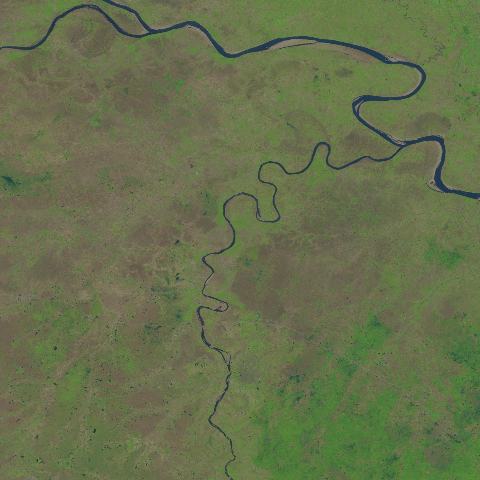
#> input picture Input_Image/1.png, 480 x 480 px, found by its file name
$ python main.py   (older library calls are emulated)
#> lines starting #> are read from the running program, lines starting #| are printed output that depends on the picture; after the words box and inside, x2 and y2 are one past the last pixel; in counts of white or black regions, pixels touching at a corner belong together
### Scripts/Decorrelation_Stretch.py
import numpy as np
import cv2
from functools import reduce
def decorrstretch(img, tol=None):
    original_shape = img.shape
    img = img.reshape((-1, 3)).astype(np.float)

    cov = np.cov(img.T)
    sigma = np.diag(np.sqrt(cov.diagonal()))

    eigval, eigvec = np.linalg.eig(cov)
    strech_matrix = np.diag(1/np.sqrt(eigval))

    mean = np.mean(img, axis=0)
    img -= mean

    T = reduce(np.dot, [sigma, eigvec, strech_matrix, eigvec.T])
    offset = mean - np.dot(mean, T)
    img = np.dot(img, T)
    img += mean + offset
    output = img.reshape(original_shape)
    # print(output)
    for i in range(3):
        if tol:
            # find lower and upper limit for contrast stretching
            low, high = np.percentile(output[:, :, i], 100 * tol), np.percentile(output[:, :, i], 100 - 100 * tol)
            output[output < low] = low
            output[output > high] = high
        output[:, :, i] = 255 * (output[:, :, i] - output[:, :, i].min()) / (output[:, :, i].max() - output[:, :, i].min())
    # print("test", output)
    return output.astype(np.uint8)

### Scripts/Histogram_Thresholdin.py
import cv2
import numpy as np
from matplotlib import pyplot as plt

def hist_thres(img):
    img = cv2.cvtColor(img, cv2.COLOR_BGR2GRAY)
    histg = cv2.calcHist([img], [0], None, [256], [0,256])
    histg = [histg.ravel()]
    figure, axis = plt.subplots(1, 1)
    axis.hist(img.ravel(), 256, [0, 256])
    # print(histg)
    start = np.min(np.where(histg[0] > 0))
    end = np.max(np.where(histg[0] > 0))
    center = (start + end) // 2
    left_weight = np.sum(histg[0][0:center+1])
    right_weight = np.sum(histg[0][center+1:end+1])
    print(start, end, center, left_weight, right_weight)
    while start != end:
        if right_weight > left_weight:
            right_weight -= histg[0][end]
            end -= 1
            if ((start + end)//2) < center:
                left_weight -= histg[0][center]
                right_weight += histg[0][center]
                center -= 1
        else:
            left_weight -= histg[0][start]
            start += 1
            if ((start + end)//2) >= center:
                left_weight += histg[0][center+1]
                right_weight -= histg[0][center+1]
                center += 1
        print(center)
    for i in range(len(img)):
        for j in range(len(img[0])):
            if img[i][j] >= center:
                img[i][j] = 0
            elif img[i][j] <= center:
                img[i][j] = 255
    return img

### Scripts/Clutter_Removal.py
import cv2
import numpy as np

def clutter_removal(img):
    se1 = cv2.getStructuringElement(cv2.MORPH_RECT, (2, 2))
    se2 = cv2.getStructuringElement(cv2.MORPH_RECT, (2, 1))
    mask = cv2.morphologyEx(img, cv2.MORPH_CLOSE, se1)
    mask = cv2.morphologyEx(img, cv2.MORPH_OPEN, se2)

    mask = np.dstack([mask, mask, mask]) / 255
    return mask

### Scripts/Outline.py
import cv2
import numpy as np
from matplotlib import pyplot as plt

def Outline(seg_img):
    seg_img = seg_img.astype(np.uint8)
    seg_img = cv2.cvtColor(seg_img, cv2.COLOR_BGR2GRAY)
    cv2.imshow('sd',seg_img)
    main = cv2.imread('./Input_Image/1.png', cv2.IMREAD_GRAYSCALE)
    main = cv2.cvtColor(main, cv2.COLOR_GRAY2BGR)


    RGBforLabel = {1: (0, 0, 255), 2: (0, 255, 255)}

    # Find external contours
    contours, _ = cv2.findContours(seg_img, cv2.RETR_EXTERNAL, cv2.CHAIN_APPROX_NONE)

    # Iterate over all contours
    for i, c in enumerate(contours):
        # Find mean colour inside this contour by doing a masked mean
        mask = np.zeros(seg_img.shape, np.uint8)
        cv2.drawContours(mask, [c.astype(int)], -1, 255, -1)
        # DEBUG: cv2.imwrite(f"mask-{i}.png",mask)
        mean, _, _, _ = cv2.mean(seg_img, mask=mask)
        # DEBUG: print(f"i: {i}, mean: {mean}")

        # Get appropriate colour for this label
        label = 2 if mean > 1.0 else 1
        colour = RGBforLabel.get(label)
        # DEBUG: print(f"Colour: {colour}")

        # Outline contour in that colour on main image, line thickness=1
        cv2.drawContours(main, [c], -1, colour, 1)
    return main

### Scripts/main.py
import cv2
from matplotlib import colors
from Decorrelation_Stretch import *
from Histogram_Thresholdin import *
from matplotlib import pyplot as plt
from Clutter_Removal import *
from Outline import *
# Press the green button in the gutter to run the script.
if __name__ == '__main__':
    img = cv2.imread(r"./Input_Image/1.png")
#> img is the input picture: shape (480, 480, 3); mean B, G, R 76.2, 112.4, 102.9
    cv2.imshow('image', img)
    cv2.imwrite('1.png', img)

    figure, axis = plt.subplots(1, 1)
    axis.hist(img.ravel(), 256, [0, 256])
    r, g, b = cv2.split(img)
    fig1 = plt.figure()
    axis1 = fig1.add_subplot(1, 1, 1, projection="3d")
    pixel_colors = img.reshape((np.shape(img)[0] * np.shape(img)[1], 3))
    norm = colors.Normalize(vmin=-1., vmax=1.)
    norm.autoscale(pixel_colors)
    pixel_colors = norm(pixel_colors).tolist()
#> pixel_colors = 230400 items
    axis1.scatter(r.flatten(), g.flatten(), b.flatten(), facecolors=pixel_colors, marker=".")
    axis1.set_xlabel("Red")
    axis1.set_ylabel("Green")
    axis1.set_zlabel("Blue")

    decorr_img = decorrstretch(img, 0)
#> in decorrstretch, `cov = np.cov(img.T)`: cov = [[73.7, 0.681, 87.37], [0.681, 136.9, 76.4], [87.37, 76.4, 202.1]]
#> in decorrstretch, `sigma = np.diag(np.sqrt(cov.diagonal()))`: sigma = [[8.58, 0, 0], [0, 11.7, 0], [0, 0, 14.22]]
#> in decorrstretch, `eigval, eigvec = np.linalg.eig(cov)`: eigval = [280.1, 17.82, 114.8]; eigvec = [[-0.351, -0.796, 0.493], [-0.442, -0.324, -0.837], [-0.826, 0.512, 0.238]]
#> in decorrstretch, `strech_matrix = np.diag(1/np.sqrt(eigval))`: strech_matrix = [[0.0597, 0, 0], [0, 0.237, 0], [0, 0, 0.0933]]
#> in decorrstretch, `mean = np.mean(img, axis=0)`: mean = [76.15, 112.4, 102.9]
#> in decorrstretch, `T = reduce(np.dot, [sigma, eigvec, strech_matrix, eigvec.T])`: T = [[1.55, 0.273, -0.585], [0.372, 1.19, -0.422], [-0.969, -0.512, 1.54]]
#> in decorrstretch, `offset = mean - np.dot(mean, T)`: offset = [16.3, 10.4, 36.87]
#> after the loop in decorrstretch, `for i in range(3):`:
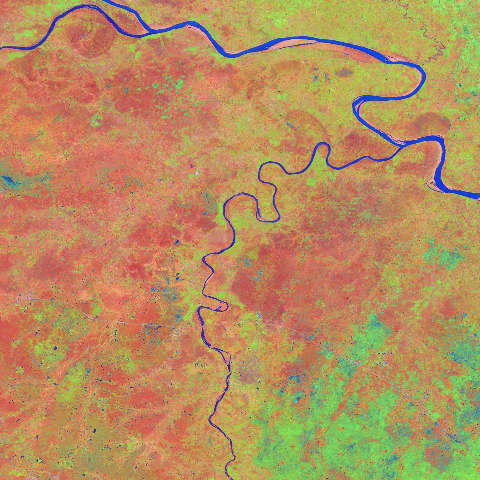
#> output: shape (480, 480, 3) float64; mean of channels 0, 1, 2 94.8, 144, 182.9; drawn with min black and max white
    figure2, axis2 = plt.subplots(1, 1)
    axis2.hist(decorr_img.ravel(), 256, [0, 256])
    cv2.imshow("decorr", decorr_img)
    r, g, b = cv2.split(decorr_img)
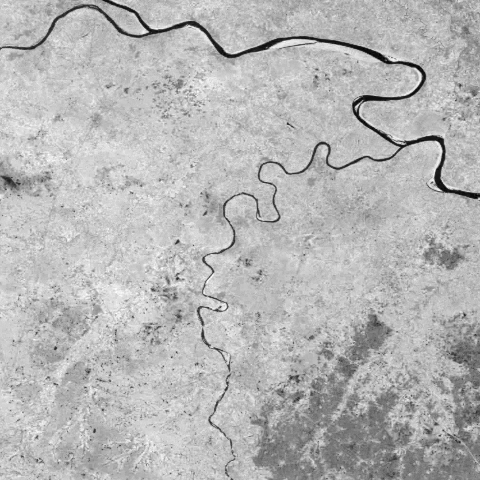
#> b: shape (480, 480); min 0, max 255, mean 182.4
    fig3 = plt.figure()
    axis3 = fig3.add_subplot(1, 1, 1, projection="3d")
    pixel_colors = decorr_img.reshape((np.shape(decorr_img)[0] * np.shape(decorr_img)[1], 3))
    norm = colors.Normalize(vmin=-1., vmax=1.)
    norm.autoscale(pixel_colors)
    pixel_colors = norm(pixel_colors).tolist()
    axis3.scatter(r.flatten(), g.flatten(), b.flatten(), facecolors=pixel_colors, marker=".")
    axis3.set_xlabel("Red")
    axis3.set_ylabel("Green")
    axis3.set_zlabel("Blue")


    # cv2.imwrite('../Output_Image', decorr_img)
    seg_img = hist_thres(decorr_img)
#> in hist_thres, `img = cv2.cvtColor(img, cv2.COLOR_BGR2GRAY)`:
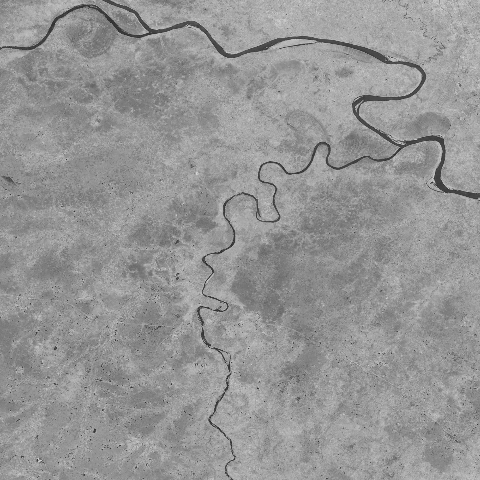
#> img: shape (480, 480); min 36, max 216, mean 149.5
#> in hist_thres, `histg = cv2.calcHist([img], [0], None, [256], [0,256])`: histg = 256 values, max 5538 at index 152, min 0 at index 0, mean 900
#> in hist_thres, `start = np.min(np.where(histg[0] > 0))`: start = 36
#> in hist_thres, `end = np.max(np.where(histg[0] > 0))`: end = 216
#> in hist_thres, `center = (start + end) // 2`: center = 126
#> in hist_thres, `left_weight = np.sum(histg[0][0:center+1])`: left_weight = 18698
#> in hist_thres, `right_weight = np.sum(histg[0][center+1:end+1])`: right_weight = 211702
#| 36 216 126 18698.0 211702.0
#> the loop in hist_thres, `while start != end:` made 180 passes
#> (right_weight, end, left_weight, center) on passes 1, 3, 5, 7, 9, 11, 13, 15, 17, 19, 21, 23: (213441, 215, 16958, 125), (214891, 213, 15508, 124), (216403, 211, 13996, 123), (217739, 209, 12659, 122), (218913, 207, 11480, 121), (219823, 205, 10564, 120), (220687, 203, 9686, 119), (221362, 201, 8987, 118), (222032, 199, 8291, 117), (222481, 197, 7794, 116), (222836, 195, 7382, 115), (223158, 193, 6969, 114)
#> (right_weight, end) on passes 2, 4, 6, 8, 10, 12: (213441, 214), (214891, 212), (216402, 210), (217738, 208), (218910, 206), (219817, 204)
#| 125
#| 125
#| 124
#| 124
#| 123
#| 123
#| 122
#| 122
#> (further printed lines are left out)
#> after the loop in hist_thres, `while start != end:`: center = 103; end = 102; left_weight = 141; right_weight = -77; start = 102
#> after the loop in hist_thres, `for i in range(len(img)):`:
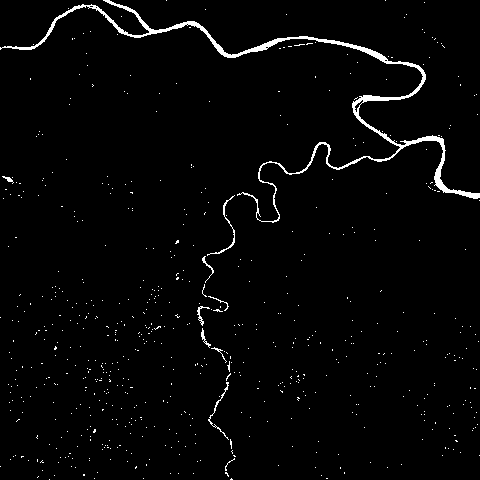
#> img: shape (480, 480); 2.2% white; 634 white regions (624 under 20 px), largest, box (x1, y1, x2, y2) and area: (0, 0, 480, 223) 3605, (207, 195, 235, 256) 135, (208, 382, 229, 440) 109
    cv2.imshow("segmented image", seg_img)
    seg_img = clutter_removal(seg_img)
#> in clutter_removal, `mask = cv2.morphologyEx(img, cv2.MORPH_CLOSE, se1)`: mask: shape (480, 480); 2.3% white; 593 white regions (582 under 20 px), largest, box (x1, y1, x2, y2) and area: (0, 0, 480, 224) 3692, (209, 374, 233, 450) 148, (208, 196, 236, 257) 140
#> in clutter_removal, `mask = cv2.morphologyEx(img, cv2.MORPH_OPEN, se2)`: mask: shape (480, 480); 1.8% white; 130 white regions (117 under 20 px), largest, box (x1, y1, x2, y2) and area: (0, 0, 480, 199) 3388, (208, 238, 236, 255) 59, (203, 256, 215, 273) 43
    cv2.imshow("Noise Free", seg_img)
    output = Outline(seg_img)
#> in Outline, `seg_img = cv2.cvtColor(seg_img, cv2.COLOR_BGR2GRAY)`: seg_img: shape (480, 480); values 0 (black) and 1 (white), 1.8% white; 130 white regions (117 under 20 px)
#> in Outline, `contours, _ = cv2.findContours(seg_img, cv2.RETR_EXTERNAL, cv2.CHAIN_A..`: contours = 130 contours, 126 with area under 20; largest, box (x1, y1, x2, y2) and area: (0, 0, 480, 199) 2438, (208, 238, 236, 255) 26, (203, 256, 215, 273) 23, (3, 176, 14, 182) 20
#> the loop in Outline, `for i, c in enumerate(contours):` made 130 passes
#> c on passes 1, 2, 3, 4, 6, 7, 8, 9, 10, 12, 13, 14: [[231, 479], [232, 479], [233, 479], [232, 479]], [[327, 478], [328, 478]], [[228, 475], [229, 475]], [[84, 474], [84, 475], [85, 475], [85, 474]], [[226, 469], [226, 470], [227, 470], [227, 469]], [[136, 467], [137, 467]], [[226, 466], [227, 466]], [[0, 466], [1, 466]], [[43, 462], [44, 462]], [[22, 456], [23, 456], [24, 456], [23, 456]], [[234, 455], [235, 456], [236, 456], [235, 455]], [[70, 453], [71, 453]]
#> after the loop in Outline, `for i, c in enumerate(contours):`:
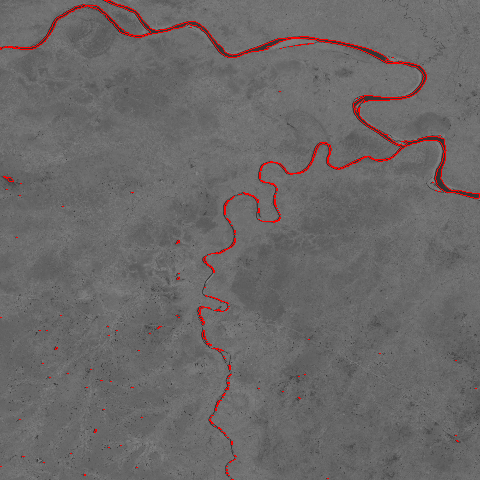
#> main: shape (480, 480, 3); mean B, G, R 104.1, 104.1, 107.1
#> after the loop in Outline, `for i, c in enumerate(contours):`: mask: shape (480, 480); 1.5% white; 1 white region, box (x1, y1, x2, y2) and area: (0, 0, 480, 199) 3392
    cv2.imshow("Outlined Image", output)


    plt.show()
#> figure, not shown here; tallest bar 18929 high, from x = 108 to 109
#> figure, not shown here; tallest bar 7560 high, from x = 94 to 95
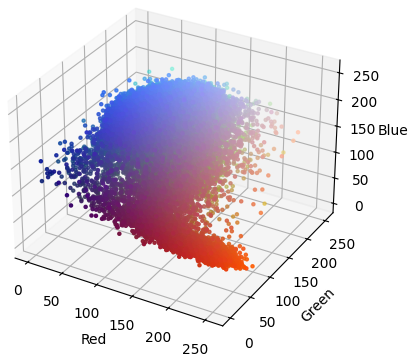
#> figure drawn by matplotlib, 1 panel
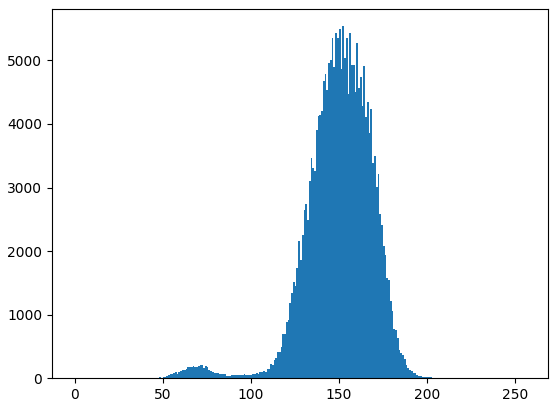
#> figure drawn by matplotlib, 1 panel; tallest bar 5538 high, from x = 152 to 153
    cv2.waitKey()
    cv2.destroyAllWindows()
# See PyCharm help at https://www.jetbrains.com/help/pycharm/
